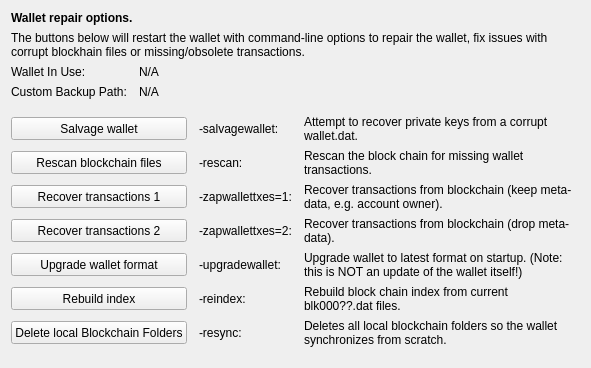
     <widget class="QWidget" name="tab_repair">
      <attribute name="title">
       <string>&amp;Wallet Repair</string>
      </attribute>
      <layout class="QGridLayout" name="gridLayout_4" columnstretch="0,0,0,0">
       <property name="horizontalSpacing">
        <number>12</number>
       </property>
       <item row="0" column="0" colspan="4">
        <widget class="QLabel" name="label_repair_header">
         <property name="font">
          <font>
           <weight>75</weight>
           <bold>true</bold>
          </font>
         </property>
         <property name="text">
          <string>Wallet repair options.</string>
         </property>
        </widget>
       </item>
       <item row="1" column="0" colspan="4">
        <widget class="QLabel" name="label_repair_helptext">
         <property name="font">
          <font>
           <weight>50</weight>
           <bold>false</bold>
          </font>
         </property>
         <property name="text">
          <string>The buttons below will restart the wallet with command-line options to repair the wallet, fix issues with corrupt blockhain files or missing/obsolete transactions.</string>
         </property>
         <property name="wordWrap">
          <bool>true</bool>
         </property>
        </widget>
       </item>
       <item row="2" column="0">
        <widget class="QLabel" name="wallet_path_label">
         <property name="text">
          <string>Wallet In Use:</string>
         </property>
        </widget>
       </item>
       <item row="2" column="1" colspan="3">
        <widget class="QLabel" name="wallet_path">
         <property name="cursor">
          <cursorShape>IBeamCursor</cursorShape>
         </property>
         <property name="text">
          <string>N/A</string>
         </property>
         <property name="textFormat">
          <enum>Qt::PlainText</enum>
         </property>
         <property name="textInteractionFlags">
          <set>Qt::LinksAccessibleByMouse|Qt::TextSelectableByKeyboard|Qt::TextSelectableByMouse</set>
         </property>
        </widget>
       </item>
       <item row="3" column="0">
        <widget class="QLabel" name="wallet_custombackuppath_label">
         <property name="visible">
          <bool>false</bool>
         </property>
         <property name="text">
          <string>Custom Backup Path:</string>
         </property>
        </widget>
       </item>
       <item row="3" column="1" colspan="3">
        <widget class="QLabel" name="wallet_custombackuppath">
         <property name="cursor">
          <cursorShape>IBeamCursor</cursorShape>
         </property>
         <property name="visible">
          <bool>false</bool>
         </property>
         <property name="text">
          <string>N/A</string>
         </property>
         <property name="textFormat">
          <enum>Qt::PlainText</enum>
         </property>
         <property name="textInteractionFlags">
          <set>Qt::LinksAccessibleByMouse|Qt::TextSelectableByKeyboard|Qt::TextSelectableByMouse</set>
         </property>
        </widget>
       </item>
       <item row="4" column="0">
        <spacer name="verticalSpacer_repair1">
         <property name="orientation">
          <enum>Qt::Vertical</enum>
         </property>
         <property name="sizeHint" stdset="0">
          <size>
           <width>10</width>
           <height>10</height>
          </size>
         </property>
        </spacer>
       </item>
       <item row="5" column="0" colspan="2">
        <widget class="QPushButton" name="btn_salvagewallet">
         <property name="minimumSize">
          <size>
           <width>100</width>
           <height>23</height>
          </size>
         </property>
         <property name="text">
          <string>Salvage wallet</string>
         </property>
        </widget>
       </item>
       <item row="5" column="2">
        <widget class="QLabel" name="label_repair_salvage_command">
         <property name="text">
          <string notr="true">-salvagewallet:</string>
         </property>
        </widget>
       </item>
       <item row="5" column="3">
        <widget class="QLabel" name="label_repair_salvage">
         <property name="text">
          <string>Attempt to recover private keys from a corrupt wallet.dat.</string>
         </property>
         <property name="wordWrap">
          <bool>true</bool>
         </property>
        </widget>
       </item>
       <item row="6" column="0" colspan="2">
        <widget class="QPushButton" name="btn_rescan">
         <property name="minimumSize">
          <size>
           <width>100</width>
           <height>23</height>
          </size>
         </property>
         <property name="text">
          <string>Rescan blockchain files</string>
         </property>
        </widget>
       </item>
       <item row="6" column="2">
        <widget class="QLabel" name="label_repair_rescan_command">
         <property name="text">
          <string notr="true">-rescan:</string>
         </property>
        </widget>
       </item>
       <item row="6" column="3">
        <widget class="QLabel" name="label_repair_rescan">
         <property name="text">
          <string>Rescan the block chain for missing wallet transactions.</string>
         </property>
         <property name="wordWrap">
          <bool>true</bool>
         </property>
        </widget>
       </item>
       <item row="7" column="0" colspan="2">
        <widget class="QPushButton" name="btn_zapwallettxes1">
         <property name="minimumSize">
          <size>
           <width>100</width>
           <height>23</height>
          </size>
         </property>
         <property name="text">
          <string>Recover transactions 1</string>
         </property>
        </widget>
       </item>
       <item row="7" column="2">
        <widget class="QLabel" name="label_repair_zap1_command">
         <property name="text">
          <string notr="true">-zapwallettxes=1:</string>
         </property>
        </widget>
       </item>
       <item row="7" column="3">
        <widget class="QLabel" name="label_repair_zap1">
         <property name="text">
          <string>Recover transactions from blockchain (keep meta-data, e.g. account owner).</string>
         </property>
         <property name="wordWrap">
          <bool>true</bool>
         </property>
        </widget>
       </item>
       <item row="8" column="0" colspan="2">
        <widget class="QPushButton" name="btn_zapwallettxes2">
         <property name="minimumSize">
          <size>
           <width>100</width>
           <height>23</height>
          </size>
         </property>
         <property name="text">
          <string>Recover transactions 2</string>
         </property>
        </widget>
       </item>
       <item row="8" column="2">
        <widget class="QLabel" name="label_repair_zap2_command">
         <property name="text">
          <string notr="true">-zapwallettxes=2:</string>
         </property>
        </widget>
       </item>
       <item row="8" column="3">
        <widget class="QLabel" name="label_repair_zap2">
         <property name="text">
          <string>Recover transactions from blockchain (drop meta-data).</string>
         </property>
         <property name="wordWrap">
          <bool>true</bool>
         </property>
        </widget>
       </item>
       <item row="9" column="0" colspan="2">
        <widget class="QPushButton" name="btn_upgradewallet">
         <property name="minimumSize">
          <size>
           <width>100</width>
           <height>23</height>
          </size>
         </property>
         <property name="text">
          <string>Upgrade wallet format</string>
         </property>
        </widget>
       </item>
       <item row="9" column="2">
        <widget class="QLabel" name="label_repair_upgrade_command">
         <property name="text">
          <string notr="true">-upgradewallet:</string>
         </property>
        </widget>
       </item>
       <item row="9" column="3">
        <widget class="QLabel" name="label_repair_upgrade">
         <property name="text">
          <string>Upgrade wallet to latest format on startup. (Note: this is NOT an update of the wallet itself!)</string>
         </property>
         <property name="wordWrap">
          <bool>true</bool>
         </property>
        </widget>
       </item>
       <item row="10" column="0" colspan="2">
        <widget class="QPushButton" name="btn_reindex">
         <property name="minimumSize">
          <size>
           <width>100</width>
           <height>23</height>
          </size>
         </property>
         <property name="text">
          <string>Rebuild index</string>
         </property>
        </widget>
       </item>
       <item row="10" column="2">
        <widget class="QLabel" name="label_repair_reindex_command">
         <property name="text">
          <string notr="true">-reindex:</string>
         </property>
        </widget>
       </item>
       <item row="10" column="3">
        <widget class="QLabel" name="label_repair_reindex">
         <property name="text">
          <string>Rebuild block chain index from current blk000??.dat files.</string>
         </property>
         <property name="wordWrap">
          <bool>true</bool>
         </property>
        </widget>
       </item>
       <item row="11" column="0" colspan="2">
        <widget class="QPushButton" name="btn_resync">
         <property name="minimumSize">
          <size>
           <width>100</width>
           <height>23</height>
          </size>
         </property>
         <property name="text">
          <string>Delete local Blockchain Folders</string>
         </property>
        </widget>
       </item>
       <item row="11" column="2">
        <widget class="QLabel" name="label_repair_resync_command">
         <property name="text">
          <string>-resync:</string>
         </property>
        </widget>
       </item>
       <item row="11" column="3">
        <widget class="QLabel" name="label_repair_resync">
         <property name="text">
          <string>Deletes all local blockchain folders so the wallet synchronizes from scratch.</string>
         </property>
         <property name="wordWrap">
          <bool>true</bool>
         </property>
        </widget>
       </item>
       <item row="12" column="0">
        <spacer name="verticalSpacer_repair2">
         <property name="orientation">
          <enum>Qt::Vertical</enum>
         </property>
         <property name="sizeHint" stdset="0">
          <size>
           <width>20</width>
           <height>10</height>
          </size>
         </property>
        </spacer>
       </item>
      </layout>
     </widget>
